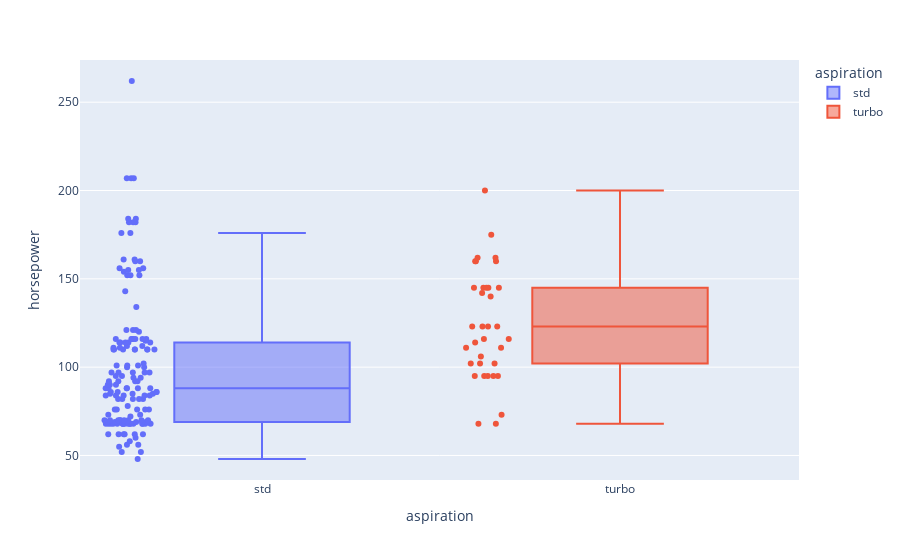

Write notebook code for a chart like this one.
### Markdown cell above
Based on the above bar charts in the form of Figure 2, the most fuel-efficient vehicles are those with overhead camshaft-type engine setups 'OHC' with standard/naturally aspirated induction systems.  
* While turbo-charged engines are usually considered to be more fuel efficient, as they recuperate energy from the hot exhaust gasses that would otherwise be discharged out of the exhaust system, the above plot summarising the dataset states otherwise. This is most likely since the turbo-charged vehicles in this dataset are more sports/performance oriented. In this case, the turbocharger is serving the main purpose of compressing the air-fuel mixture in the combustion chamber to a higher degree than its naturally aspirated counterparts to maximise horsepower output. This is suggested by Figure 3 below, which summarises the horsepower variation with induction system type. 
* While there are a few outliers on the naturally aspirated vehicles in the dataset, the median horsepower of forced-induction systems does exceeds that of naturally-aspirated vehicles in this dataset and hence a bias towards performance over fuel efficiency. This is also suggested by the fewer data points of turbocharged vehicles in a naturally aspirated vehicle prominent dataset. 
* OHC or Overhead Cam engines are generally more fuel efficient than other types of engines such as other inline (I) engines with older pushrod-style valve actuation due to the reduction in overall system components and subsequently system mass. This means that less power is required to get the engine components up to a certain speed due to inertial resistance and hence reduced fuel consumption overall.

### Code cell
# Box Plot for Above
fig = px.box(auto_df, x='aspiration', y='horsepower', color='aspiration', points='all')
fig.show()

### Figure 1 — Plotly figure (JSON) as saved in the notebook; plotly's stock layout.template omitted (floating-point values rounded to 4 significant figures; data arrays with more than 128 entries replaced by an {"elided": "..."} marker saying what was removed)
{"data": [{"alignmentgroup": "True", "boxpoints": "all", "hovertemplate": "aspiration=%{x}<br>horsepower=%{y}<extra></extra>", "legendgroup": "std", "marker": {"color": "#636efa"}, "name": "std", "notched": false, "offsetgroup": "std", "orientation": "v", "showlegend": true, "type": "box", "x": {"elided": "158 str values"}, "x0": " ", "xaxis": "x", "y": {"elided": "158 int values"}, "y0": " ", "yaxis": "y"}, {"alignmentgroup": "True", "boxpoints": "all", "hovertemplate": "aspiration=%{x}<br>horsepower=%{y}<extra></extra>", "legendgroup": "turbo", "marker": {"color": "#EF553B"}, "name": "turbo", "notched": false, "offsetgroup": "turbo", "orientation": "v", "showlegend": true, "type": "box", "x": ["turbo", "turbo", "turbo", "turbo", "turbo", "turbo", "turbo", "turbo", "turbo", "turbo", "turbo", "turbo", "turbo", "turbo", "turbo", "turbo", "turbo", "turbo", "turbo", "turbo", "turbo", "turbo", "turbo", "turbo", "turbo", "turbo", "turbo", "turbo", "turbo", "turbo", "turbo", "turbo", "turbo", "turbo", "turbo"], "x0": " ", "xaxis": "x", "y": [140, 102, 145, 123, 123, 123, 123, 175, 102, 116, 145, 145, 145, 116, 200, 95, 95, 95, 95, 95, 142, 102, 145, 160, 160, 111, 111, 73, 68, 68, 162, 162, 160, 106, 114], "y0": " ", "yaxis": "y"}], "layout": {"boxmode": "overlay", "legend": {"title": {"text": "aspiration"}, "tracegroupgap": 0}, "margin": {"t": 60}, "xaxis": {"anchor": "y", "categoryarray": ["std", "turbo"], "categoryorder": "array", "domain": [0, 1], "title": {"text": "aspiration"}}, "yaxis": {"anchor": "x", "domain": [0, 1], "title": {"text": "horsepower"}}}}
